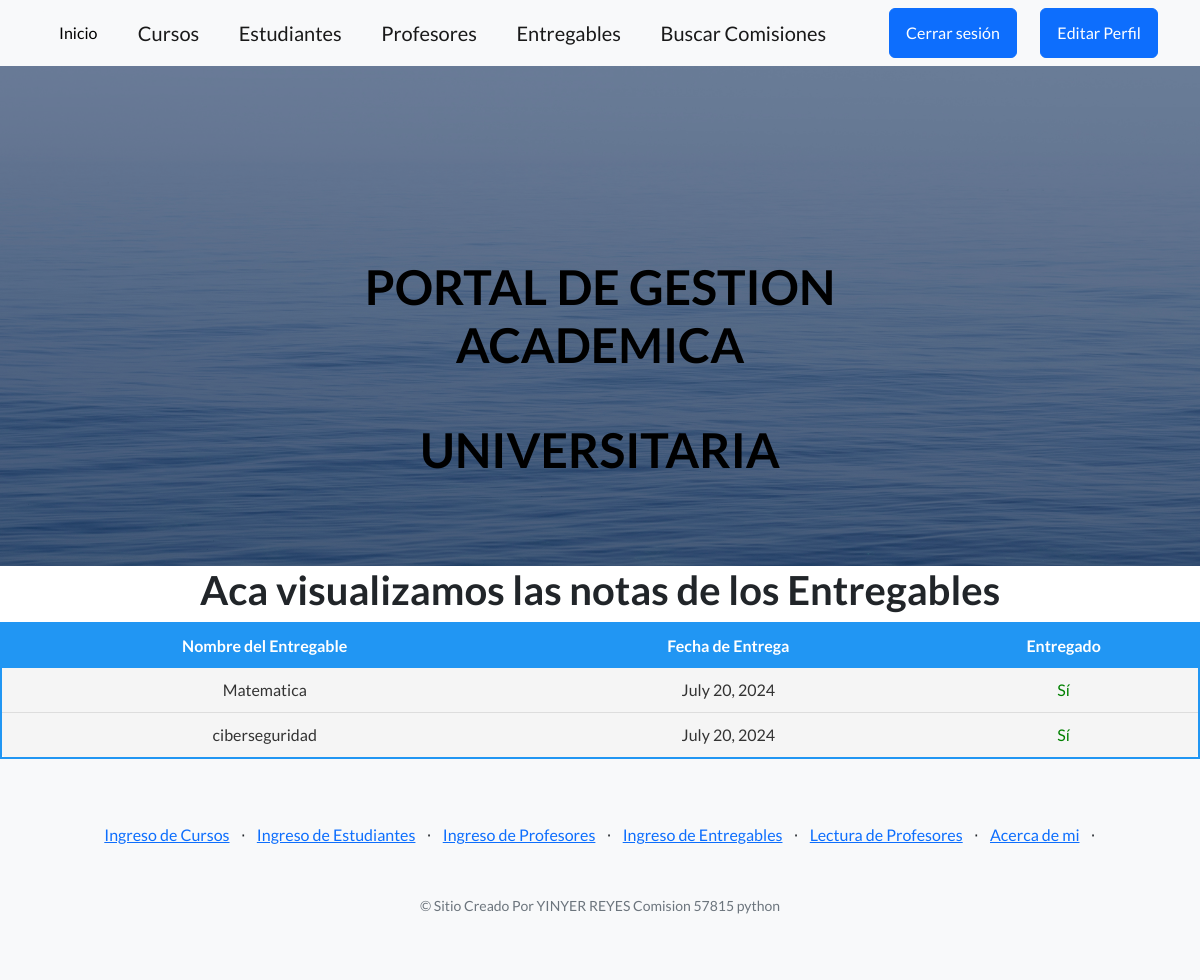
The page /appcoder/vista_entregables/ (signed in) on the database as committed earlier.
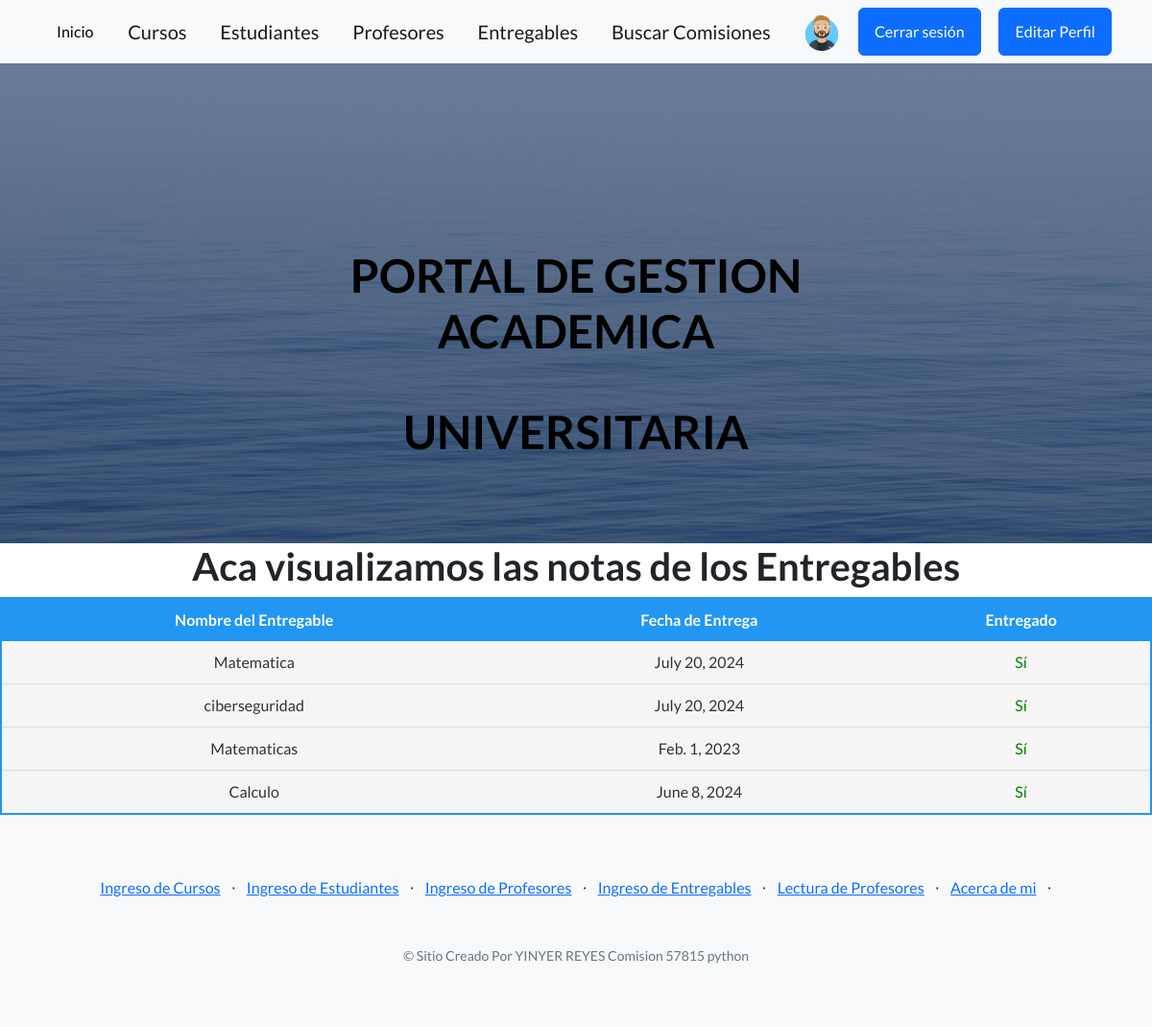
The same page on the database as committed later.
### appcoder/models.py (models this page shows, shortened)
class Entregable(models.Model):
    nombre = models.CharField(max_length=30)
    fecha_de_entrega = models.DateField()
    entregado = models.BooleanField()

### usuarios/models.py (models this page shows, shortened)
class Avatar(models.Model):
    user = models.OneToOneField(User, on_delete=models.CASCADE,null=True, blank= True)
    imagen = models.ImageField(upload_to='avatares', null=True, blank= True)

### appcoder/views.py (the view)
# urls.py: path("vista_entregables/", views.entregables, name="entregables"),
@login_required
def entregables(request):
    entregables = Entregable.objects.all()
    return render(request, "appcoder/entregables.html", {"entregables":entregables})

### appcoder/templates/appcoder/entregables.html (shortened to what this page needs)
{% extends "appcoder/base.html"%}
{% block contenidoQueCambia %}
<head>
</head>
<body>
    <h1>Aca visualizamos las notas de los Entregables</h1>
</body>
</html>
<table style="width:100%; border: 2px solid #2196F3; background-color: #f5f5f5; color: #333; text-align: center; border-radius: 10px;">
    <thead style="background-color: #2196F3; color: white; border-radius: 10px;">
        <tr>
            <th style="padding: 10px;">Nombre del Entregable</th>
            <th style="padding: 10px;">Fecha de Entrega</th>
            <th style="padding: 10px;">Entregado</th>
        </tr>
    </thead>
    <tbody>
        {% for entregable in entregables %}
        <tr style="border-bottom: 1px solid #ddd;">
            <td style="padding: 10px;">{{entregable.nombre}}</td>
            <td style="padding: 10px;">{{entregable.fecha_de_entrega}}</td>
            <td style="padding: 10px;">
                {% if entregable.entregado %}
                    <span style="color: green;">Sí</span>
                {% else %}
                    <span style="color: red;">No</span>
                {% endif %}
            </td>
        </tr>
        {% endfor %}
    </tbody>
</table>
{% endblock  %}

### appcoder/templates/appcoder/base.html (shortened to what this page needs)
{%load static %}
<!DOCTYPE html>
<html lang="en">
    <head>
        <link href="https://cdn.jsdelivr.net/npm/bootstrap-icons@1.5.0/font/bootstrap-icons.css" rel="stylesheet" type="text/css" />
        <link href="{% static 'appcoder/css/styles.css' %}" rel="stylesheet" />
    </head>
    <body>
        <nav class="navbar navbar-light bg-light static-top">
            <div class="container">
                <a class="btn btn-light" href="{% url 'inicio' %}">Inicio</a>
                <a class="navbar-brand" href="{% url 'cursos' %}">Cursos</a>
                <a class="navbar-brand" href="{% url 'estudiantes' %}">Estudiantes</a>
                <a class="navbar-brand" href="{% url 'profesores' %}">Profesores</a>
                <a class="navbar-brand" href="{% url 'entregables' %}">Entregables</a>
                <a class="navbar-brand" href="{% url 'Buscarcomision' %}">Buscar Comisiones</a>
                <img src="{{request.user.avatar.imagen.url}}" alt="" height="40px">
                    {% if request.user.is_authenticated %}
                        <a class="btn btn-primary" href="{% url 'logout' %}">Cerrar sesión</a>
                        <a class="btn btn-primary" href="{% url 'EditarPerfil' %}">Editar Perfil</a>
                    {%else%}
                        <a class="btn btn-primary" href="{% url 'Login' %}">Login</a>
                        <a class="btn btn-primary" href="{% url 'Register' %}">Registro</a>
                    {% endif %}
            </div>
        </nav>
    <header class="masthead">
        <div class="container position-relative">
            <div class="row justify-content-center">
                <div class="col-xl-6">
                    <div class="text-center text-black">
                        <h1 class="mb-5">PORTAL DE GESTION ACADEMICA</h1>
                        <h1 class="mb-5">UNIVERSITARIA</h1>
                    </div>
                </div>
            </div>
        </div>
    </header>
        {% block contenidoQueCambia %}
        {% endblock  %}
        <footer class="footer bg-light">
            <div class="container">
                <div class="row">
                    <div class="col-lg-12 h-100 text-center text-lg-start my-auto">
                        <ul class="list-inline mb-2">
                            {% if request.user.is_authenticated %}
                                {%if request.user.is_superuser %}
                            <div class="text-center">
                            <li class="list-inline-item"><a href="{% url 'formulariocurso' %}">Ingreso de Cursos</a></li>
                            <li class="list-inline-item">⋅</li>
                            <li class="list-inline-item"><a href="{% url 'formularioestudiantes' %}">Ingreso de Estudiantes</a></li>
                            <li class="list-inline-item">⋅</li>
                            <li class="list-inline-item"><a href="{% url 'formularioprofesores' %}"> Ingreso de Profesores</a></li>
                            <li class="list-inline-item">⋅</li>
                            <li class="list-inline-item"><a href="{% url 'formularioentregables' %}">Ingreso de Entregables</a></li>
                            <li class="list-inline-item">⋅</li>
                            <li class="list-inline-item"><a href="{% url 'LeerProfesores' %}">Lectura de Profesores</a></li>
                            <li class="list-inline-item">⋅</li>
                            <li class="list-inline-item"><a href="{% url 'About' %}">Acerca de mi</a></li>
                            <li class="list-inline-item">⋅</li>
                            </div>
                                {% endif %}
                            {% endif %}
                        </ul>
                        <div class="text-center">
                            {% if request.user.is_authenticated %}
                            <p class="text-muted small mb-4 mb-lg-0 mt-5">&copy; Sitio Creado Por YINYER REYES Comision 57815 python</p>
                            {% endif %}
                        </div>
                    </div>
                </div>
            </div>
        </footer>
    </body>
</html>

Rows that differ between the two databases and show on the page:
added Entregable: nombre "Matematicas", fecha_de_entrega "Feb. 1, 2023", entregado "Sí"
added Entregable: nombre "Calculo", fecha_de_entrega "June 8, 2024", entregado "Sí"
